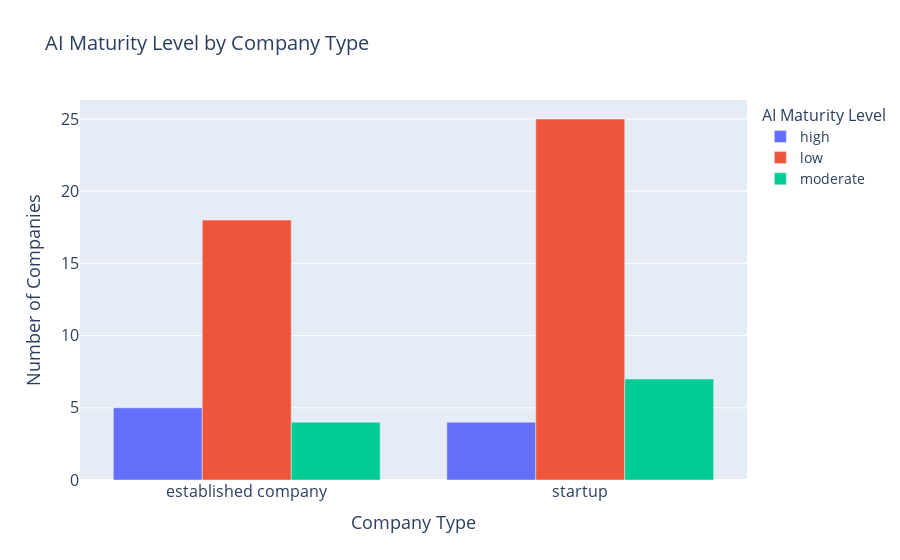

The notebook cell this image was saved under:
### Code cell
# Perform segmentation analysis by 'ai_maturity_level' and 'company_type'
segmentation_data = data.groupby(['company_type', 'ai_maturity_level']).size().reset_index(name='counts')

fig = px.bar(segmentation_data, 
             x='company_type', 
             y='counts', 
             color='ai_maturity_level', 
             barmode='group',
             labels={'company_type': 'Company Type', 'counts': 'Number of Companies', 'ai_maturity_level': 'AI Maturity Level'},
             title='AI Maturity Level by Company Type')

fig.update_layout(
    title_font_size=20, 
    xaxis_title_font_size=18,  
    yaxis_title_font_size=18,  
    legend_title_font_size=16,  
    legend_font_size=14,  
    xaxis=dict(tickfont=dict(size=16)),
    yaxis=dict(tickfont=dict(size=16))  
)

fig.show()

### Figure 1 — Plotly figure (JSON) as saved in the notebook; plotly's stock layout.template omitted (floating-point values rounded to 4 significant figures)
{"data": [{"alignmentgroup": "True", "hovertemplate": "AI Maturity Level=high<br>Company Type=%{x}<br>Number of Companies=%{y}<extra></extra>", "legendgroup": "high", "marker": {"color": "#636efa", "pattern": {"shape": ""}}, "name": "high", "offsetgroup": "high", "orientation": "v", "showlegend": true, "textposition": "auto", "type": "bar", "x": ["established company", "startup"], "xaxis": "x", "y": [5, 4], "yaxis": "y"}, {"alignmentgroup": "True", "hovertemplate": "AI Maturity Level=low<br>Company Type=%{x}<br>Number of Companies=%{y}<extra></extra>", "legendgroup": "low", "marker": {"color": "#EF553B", "pattern": {"shape": ""}}, "name": "low", "offsetgroup": "low", "orientation": "v", "showlegend": true, "textposition": "auto", "type": "bar", "x": ["established company", "startup"], "xaxis": "x", "y": [18, 25], "yaxis": "y"}, {"alignmentgroup": "True", "hovertemplate": "AI Maturity Level=moderate<br>Company Type=%{x}<br>Number of Companies=%{y}<extra></extra>", "legendgroup": "moderate", "marker": {"color": "#00cc96", "pattern": {"shape": ""}}, "name": "moderate", "offsetgroup": "moderate", "orientation": "v", "showlegend": true, "textposition": "auto", "type": "bar", "x": ["established company", "startup"], "xaxis": "x", "y": [4, 7], "yaxis": "y"}], "layout": {"autosize": true, "barmode": "group", "legend": {"font": {"size": 14}, "title": {"font": {"size": 16}, "text": "AI Maturity Level"}, "tracegroupgap": 0}, "title": {"font": {"size": 20}, "text": "AI Maturity Level by Company Type"}, "xaxis": {"anchor": "y", "autorange": true, "domain": [0, 1], "range": [-0.5, 1.5], "tickfont": {"size": 16}, "title": {"font": {"size": 18}, "text": "Company Type"}, "type": "category"}, "yaxis": {"anchor": "x", "autorange": true, "domain": [0, 1], "range": [0, 26.32], "tickfont": {"size": 16}, "title": {"font": {"size": 18}, "text": "Number of Companies"}, "type": "linear"}}}
